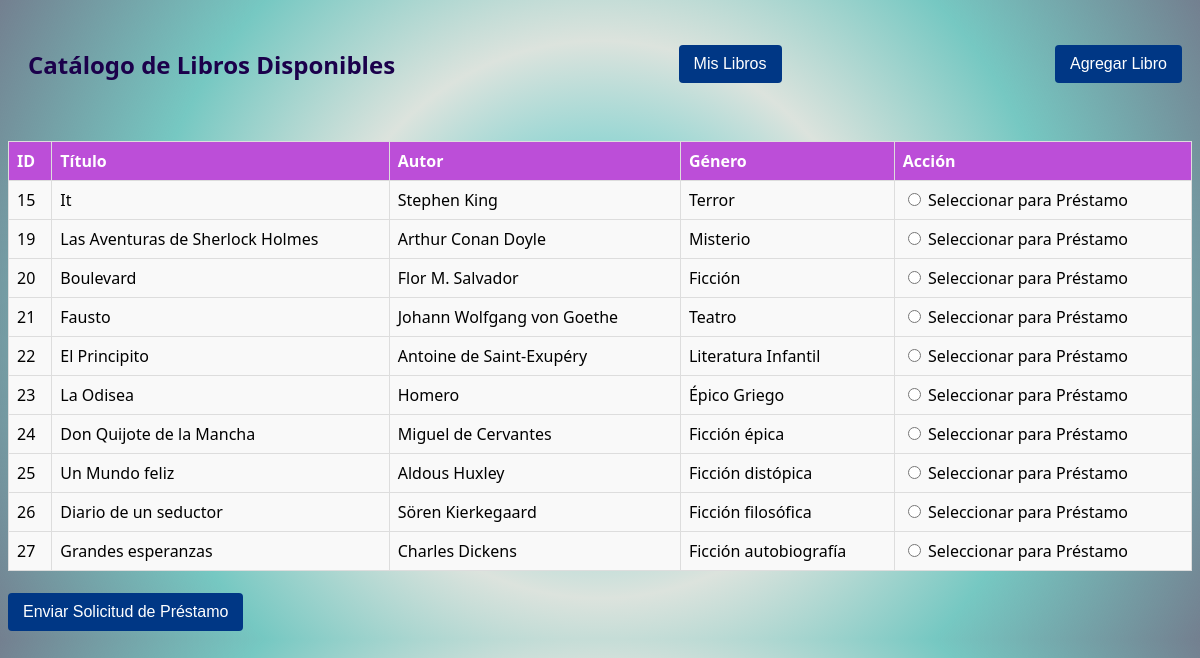
The page /catalogo-libros.php on the database its author committed.
### tables this page shows
CREATE TABLE `libros` (
  `id` int(11) NOT NULL,
  `titulo` varchar(255) NOT NULL,
  `autor` varchar(255) NOT NULL,
  `genero` varchar(50) NOT NULL,
  `disponibilidad` tinyint(1) NOT NULL DEFAULT 1
);

### catalogo-libros.php (the view, shortened to what this page needs)
<?php
$servername = "localhost";
$username = "root";
$password = "";
$dbname = "parcial_2";
$conn = new mysqli($servername, $username, $password, $dbname);
$sql = "SELECT id, titulo, autor, genero, disponibilidad FROM libros WHERE disponibilidad = 1";
$result = $conn->query($sql);
?>
<!DOCTYPE html>
<html lang="es">
<head>
</head>
<body>
<nav>
    <h2>Catálogo de Libros Disponibles</h2>
    <form method='get' action='mis-libros.php'>
        <input type='submit' value='Mis Libros'>
    </form>
    <form method='get' action='formulario-libros.html'>
        <input type='submit' value='Agregar Libro'>
    </form>
</nav>
<?php
if ($result->num_rows > 0) {
    echo "<form method='post' action='prestamo-libro.php'>";
    echo "<table>";
    echo "<tr><th>ID</th><th>Título</th><th>Autor</th><th>Género</th><th>Acción</th></tr>";
    while ($row = $result->fetch_assoc()) {
        echo "<tr>";
        echo "<td>" . $row["id"] . "</td>";
        echo "<td>" . $row["titulo"] . "</td>";
        echo "<td>" . $row["autor"] . "</td>";
        echo "<td>" . $row["genero"] . "</td>";
        echo "<td><input type='radio' name='libro_id' value='" . $row["id"] . "'> Seleccionar para Préstamo</td>";
        echo "</tr>";
    }
    echo "</table>";
    echo "<br>";
    echo "<input type='submit' value='Enviar Solicitud de Préstamo' style='background-color: #003785; color: white; padding: 10px 15px; border: none; border-radius: 4px; cursor: pointer; font-size: 16px;'>";
    echo "</form>";
} else {
    echo "No hay libros disponibles en el catálogo.";
}
?>
</body>
</html>

### catalogo-libros.php (style rules this page uses)
body { font-family: 'Segoe UI', Tahoma, Geneva, Verdana, sans-serif; background: rgb(34,193,195); background: radial-gradient(circle, rgba(34,193,195,1) 0%, rgba(220,227,221,1) 41%, rgba(118,200,194,1) 68%, rgba(9,31,59,0.5692401960784313) 100%); }
table { border-collapse: collapse; width: 100%; margin-top: 20px; }
th, td { border: 1px solid #dddddd; text-align: left; padding: 8px; }
th { background-color: #bc4ed8; color: white; }
td { background-color: #f9f9f9; }
h2 { color: #1b004b; padding: 10px; text-align: left; }
nav { background-color: transparent; padding: 10px; display: flex; justify-content: space-between; align-items: center; }
nav form { display: inline-block; margin-left: 10px; }
nav form input[type="submit"] { background-color: #003785; color: white; padding: 10px 15px; border: none; border-radius: 4px; cursor: pointer; font-size: 16px; transition: background-color 0.3s; }

### rows shown on the page
libros: id "15", titulo "It", autor "Stephen King", genero "Terror"
libros: id "19", titulo "Las Aventuras de Sherlock Holmes", autor "Arthur Conan Doyle", genero "Misterio"
libros: id "20", titulo "Boulevard", autor "Flor M. Salvador", genero "Ficción"
libros: id "21", titulo "Fausto", autor "Johann Wolfgang von Goethe", genero "Teatro"
libros: id "22", titulo "El Principito", autor "Antoine de Saint-Exupéry", genero "Literatura Infantil"
libros: id "23", titulo "La Odisea", autor "Homero", genero "Épico Griego"
libros: id "24", titulo "Don Quijote de la Mancha", autor "Miguel de Cervantes", genero "Ficción épica"
libros: id "25", titulo "Un Mundo feliz", autor "Aldous Huxley", genero "Ficción distópica"
libros: id "26", titulo "Diario de un seductor", autor "Sören Kierkegaard", genero "Ficción filosófica"
libros: id "27", titulo "Grandes esperanzas", autor "Charles Dickens", genero "Ficción autobiografía"
